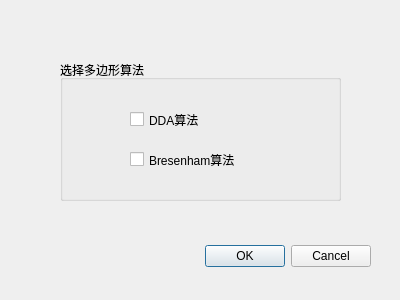
<?xml version="1.0" encoding="UTF-8"?>
<ui version="4.0">
 <class>PolygonAlgorithm</class>
 <widget class="QDialog" name="PolygonAlgorithm">
  <property name="geometry">
   <rect>
    <x>0</x>
    <y>0</y>
    <width>400</width>
    <height>300</height>
   </rect>
  </property>
  <property name="windowTitle">
   <string>Dialog</string>
  </property>
  <widget class="QDialogButtonBox" name="buttonBox">
   <property name="geometry">
    <rect>
     <x>30</x>
     <y>240</y>
     <width>341</width>
     <height>32</height>
    </rect>
   </property>
   <property name="orientation">
    <enum>Qt::Horizontal</enum>
   </property>
   <property name="standardButtons">
    <set>QDialogButtonBox::Cancel|QDialogButtonBox::Ok</set>
   </property>
  </widget>
  <widget class="QGroupBox" name="groupBox">
   <property name="geometry">
    <rect>
     <x>60</x>
     <y>60</y>
     <width>281</width>
     <height>141</height>
    </rect>
   </property>
   <property name="title">
    <string>选择多边形算法</string>
   </property>
   <widget class="QCheckBox" name="DDA">
    <property name="geometry">
     <rect>
      <x>70</x>
      <y>50</y>
      <width>91</width>
      <height>19</height>
     </rect>
    </property>
    <property name="text">
     <string>DDA算法</string>
    </property>
   </widget>
   <widget class="QCheckBox" name="Bresenham">
    <property name="geometry">
     <rect>
      <x>70</x>
      <y>90</y>
      <width>141</width>
      <height>19</height>
     </rect>
    </property>
    <property name="text">
     <string>Bresenham算法</string>
    </property>
   </widget>
  </widget>
 </widget>
 <resources/>
 <connections>
  <connection>
   <sender>buttonBox</sender>
   <signal>accepted()</signal>
   <receiver>PolygonAlgorithm</receiver>
   <slot>accept()</slot>
   <hints>
    <hint type="sourcelabel">
     <x>248</x>
     <y>254</y>
    </hint>
    <hint type="destinationlabel">
     <x>157</x>
     <y>274</y>
    </hint>
   </hints>
  </connection>
  <connection>
   <sender>buttonBox</sender>
   <signal>rejected()</signal>
   <receiver>PolygonAlgorithm</receiver>
   <slot>reject()</slot>
   <hints>
    <hint type="sourcelabel">
     <x>316</x>
     <y>260</y>
    </hint>
    <hint type="destinationlabel">
     <x>286</x>
     <y>274</y>
    </hint>
   </hints>
  </connection>
 </connections>
</ui>
